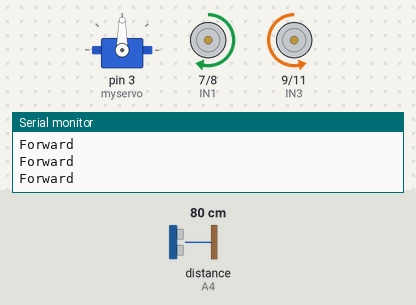
This sketch was run on a simulated Arduino Uno, built with avr-gcc and run on an emulated ATmega328P. Shown: servo, motor-driver pin pairs drawn as motors (green arrow = first pin HIGH = forward, orange = second pin HIGH = backward, longer = more drive, scaled by the enable pin), the last lines printed to the serial monitor. Wiring (inferred from the names in the program): ultrasonic range finder: trigger A5; echo A4. Inputs (shaded band) come from the test bench; at power-on: distance to the obstacle (sensor on A4) 80 cm. The echo pulse lasts 58.3 µs per cm.

Above: at 1.8 s.
1.9 s: distance to the obstacle (sensor on A4) set to 35 cm
3.4 s: distance to the obstacle (sensor on A4) set to 28 cm
At 5.0 s:
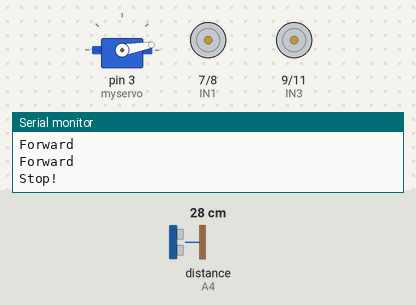
6.5 s: distance to the obstacle (sensor on A4) set to 2 cm
At 9.4 s:
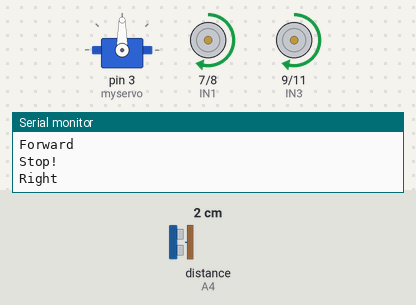
9.6 s: distance to the obstacle (sensor on A4) set to 60 cm
At 10.7 s:
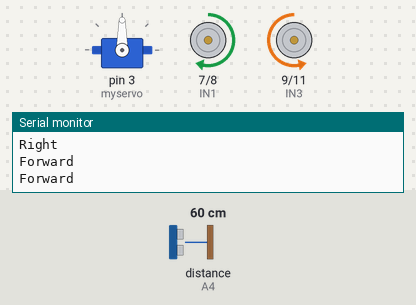
Timing chart, 0 to 12.3 s (numbered marks = the images above; inputs shaded):
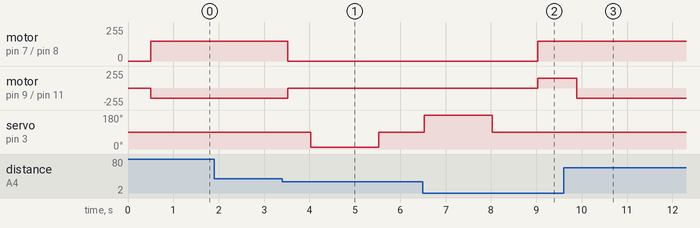

Measured:
- the behaviour switches between 32 and 31 cm on distance to the obstacle (sensor on A4) (found by bisection; images 0 and 1)
- after the input at 3.4 s, motor on pin 7 (IN1) / pin 8 (IN2): forward 150/255 → stopped after 0.13 s; motor on pin 9 (IN3) / pin 11 (IN4): backward 150/255 → stopped after 0.13 s; servo on pin 3 (myservo): 90° → 10° after 0.63 s, → 90° 1.5 s later
- after the input at 6.5 s, motor on pin 7 (IN1) / pin 8 (IN2): stopped → forward 150/255 after 2.5 s
- after the input at 9.6 s, motor on pin 7 (IN1) / pin 8 (IN2): stays forward 150/255 (without the input it goes to stopped after 0.29 s); motor on pin 9 (IN3) / pin 11 (IN4): forward 150/255 → backward 150/255 after 0.29 s; servo on pin 3 (myservo): stays 90° (without the input it goes to 10° after 0.79 s)

The sketch:

Obstacle_Avoidance_Car.ino
```cpp
//www.elegoo.com

#include <Servo.h>  //servo library
Servo myservo;      // create servo object to control servo

int Echo = A4;
int Trig = A5;

#define ENA 5
#define ENB 6
#define IN1 7
#define IN2 8
#define IN3 9
#define IN4 11
#define carSpeed 150
int rightDistance = 0, leftDistance = 0, middleDistance = 0;

void forward(){
  analogWrite(ENA, carSpeed);
  analogWrite(ENB, carSpeed);
  digitalWrite(IN1, HIGH);
  digitalWrite(IN2, LOW);
  digitalWrite(IN3, LOW);
  digitalWrite(IN4, HIGH);
  Serial.println("Forward");
}

void back() {
  analogWrite(ENA, carSpeed);
  analogWrite(ENB, carSpeed);
  digitalWrite(IN1, LOW);
  digitalWrite(IN2, HIGH);
  digitalWrite(IN3, HIGH);
  digitalWrite(IN4, LOW);
  Serial.println("Back");
}

void left() {
  analogWrite(ENA, carSpeed);
  analogWrite(ENB, carSpeed);
  digitalWrite(IN1, LOW);
  digitalWrite(IN2, HIGH);
  digitalWrite(IN3, LOW);
  digitalWrite(IN4, HIGH);
  Serial.println("Left");
}

void right() {
  analogWrite(ENA, carSpeed);
  analogWrite(ENB, carSpeed);
  digitalWrite(IN1, HIGH);
  digitalWrite(IN2, LOW);
  digitalWrite(IN3, HIGH);
  digitalWrite(IN4, LOW);
  Serial.println("Right");
}

void stop() {
  digitalWrite(ENA, LOW);
  digitalWrite(ENB, LOW);
  Serial.println("Stop!");
}

//Ultrasonic distance measurement Sub function
int Distance_test() {
  digitalWrite(Trig, LOW);
  delayMicroseconds(2);
  digitalWrite(Trig, HIGH);
  delayMicroseconds(20);
  digitalWrite(Trig, LOW);
  float Fdistance = pulseIn(Echo, HIGH);
  Fdistance= Fdistance / 58;
  return (int)Fdistance;
}

void setup() {
  myservo.attach(3);  // attach servo on pin 3 to servo object
  Serial.begin(9600);
  pinMode(Echo, INPUT);
  pinMode(Trig, OUTPUT);
  pinMode(IN1, OUTPUT);
  pinMode(IN2, OUTPUT);
  pinMode(IN3, OUTPUT);
  pinMode(IN4, OUTPUT);
  pinMode(ENA, OUTPUT);
  pinMode(ENB, OUTPUT);
  stop();
}

const int _threshold=30;
void loop() {
    myservo.write(90);  //setservo position according to scaled value
    delay(500);
    middleDistance = Distance_test();

    if(middleDistance <= _threshold) {
      stop();
      delay(500);
      myservo.write(10);
      delay(1000);
      rightDistance = Distance_test();

      delay(500);
      myservo.write(90);
      delay(1000);
      myservo.write(180);
      delay(1000);
      leftDistance = Distance_test();

      delay(500);
      myservo.write(90);
      delay(1000);
      if(rightDistance > leftDistance) {
        right();
        delay(360);
      }
      else if(rightDistance < leftDistance) {
        left();
        delay(360);
      }
      else if((rightDistance <= _threshold) || (leftDistance <= _threshold)) {
        back();
        delay(180);
      }
      else {
        forward();
      }
    }
    else {
        forward();
    }
}
```
